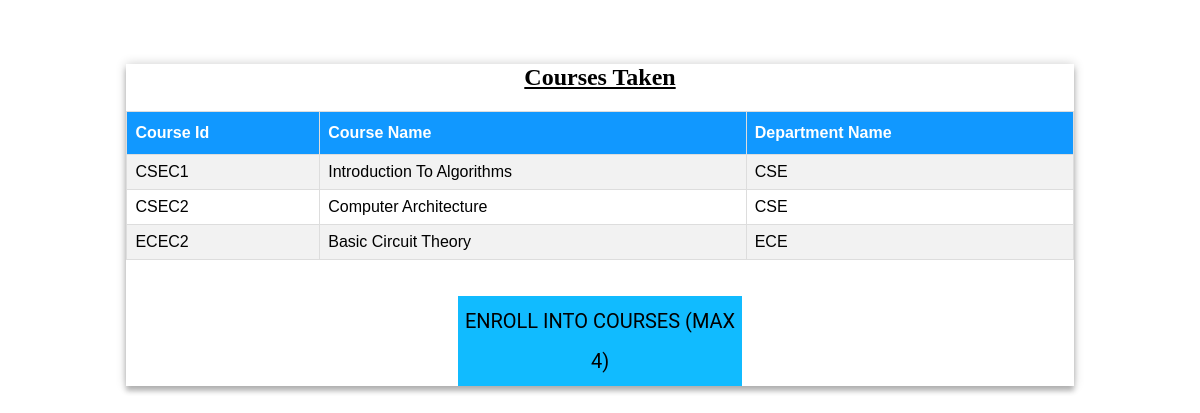
/Admin/Student/course.php (signed in), run on the app's committed database.
### tables this page shows
CREATE TABLE takes(
	s_id varchar(10),
	course_id varchar(10),
	room_id varchar(10),
	grade varchar(5),
	semester varchar(10),
	primary key(s_id,course_id,semester),
	foreign key(s_id) references student(stud_id) on delete cascade on update cascade,
	foreign key(course_id) references course(course_id) on delete cascade on update cascade,
	foreign key(room_id) references room(room_id) on delete cascade on update cascade
);

CREATE TABLE course(
	course_id varchar(10),
	title varchar(50),
	dept_id varchar(10),
	credits int ,
	textbook_id varchar(10),
	primary key(course_id),
	foreign key(dept_id) references department(dept_id) on delete set null,
	foreign key(textbook_id) references book(book_id) on delete set null
);

CREATE TABLE department(
	dept_id varchar(10),
	dept_name varchar(10),
	budget int check(budget > 50000),
	building varchar(10),
	primary key(dept_id)
);

### Admin/Student/course.php (the view, shortened to what this page needs)
<?php
	include 'db.php';
	$stud_id = $_SESSION['stud_id'];
	$sql = "SELECT * FROM takes t JOIN course c JOIN department d on t.course_id = c.course_id and d.dept_id = c.dept_id where t.s_id = '$stud_id' ;";
	$result = mysqli_query($conn,$sql);
	$resultCheck = mysqli_num_rows($result);
		echo "<div class='form'><form class='login-form'>";
	echo "<center><h2><u>Courses Taken</u></h2></center>";
	if($resultCheck == 0){
		echo "<p>Students takes no courses.</p>";
	}
	else{
		echo "<table style = 'width:100%' id='customers'>";
		echo "<tr>";
		echo "<th>Course Id</th>";
		echo "<th>Course Name</th>";
		echo "<th>Department Name</th>";
		echo "</tr>";
		while($row = mysqli_fetch_assoc($result)){
			echo "<tr>";
			echo "<td>".$row['course_id']."</td>";
			echo "<td>".$row['title']."</td>";
			echo "<td>".$row['dept_name']."</td>";
			echo "</tr>";
		}
		echo "</table>";
		echo "<br><br>";
	}
	echo "<button><a href = 'forms/course.php'>Enroll into Courses (Max 4)</button></a>";
?>

### Admin/Student/course.php (style rules this page uses)
#customers { font-family: "Trebuchet MS", Arial, Helvetica, sans-serif; border-collapse: collapse; width: 100%; }
#customers td, #customers th { border: 1px solid #ddd; padding: 8px; }
#customers tr:nth-child(even) { background-color: #f2f2f2; }
#customers th { padding-top: 12px; padding-bottom: 12px; text-align: left; background-color: #1198FF; color: white; }
.form { position: relative; z-index: 1; background: #fff; max-width: 80%; margin: 0 auto 0px; padding: 0px; text-align: center; box-shadow: 0 0 10px 0 rgba(0, 0, 0, 0.2), 0 5px 5px 0 rgba(0, 0, 0, 0.24); }
.form button { font-family: "Roboto", sans-serif; text-transform: uppercase; outline: 0; background: #11bbff; width: 30%; border: 0; padding: 5px; color: #000000; font-size: 20px; -webkit-transition: all 0.3 ease; transition: all 0.3 ease; cursor: pointer; }
a { padding:0px; color:black; display: block; width: 100%; line-height: 2em; text-align: center; text-decoration: none; }

### data on the page
takes: course.course_id "CSEC1", course.title "Introduction To Algorithms", department.dept_name "CSE"
takes: course.course_id "CSEC2", course.title "Computer Architecture", department.dept_name "CSE"
takes: course.course_id "ECEC2", course.title "Basic Circuit Theory", department.dept_name "ECE"
